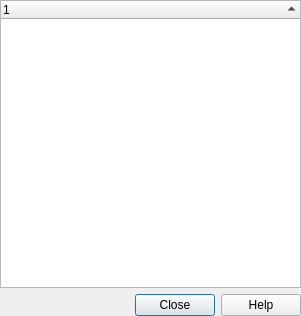
<?xml version="1.0" encoding="UTF-8"?>
<ui version="4.0">
 <class>QgsIdentifyResultsBase</class>
 <widget class="QDialog" name="QgsIdentifyResultsBase">
  <property name="geometry">
   <rect>
    <x>0</x>
    <y>0</y>
    <width>301</width>
    <height>316</height>
   </rect>
  </property>
  <property name="windowTitle">
   <string>Identify Results</string>
  </property>
  <layout class="QVBoxLayout">
   <property name="spacing">
    <number>6</number>
   </property>
   <property name="margin">
    <number>0</number>
   </property>
   <item>
    <widget class="QTreeWidget" name="lstResults">
     <property name="lineWidth">
      <number>2</number>
     </property>
     <property name="alternatingRowColors">
      <bool>true</bool>
     </property>
     <property name="sortingEnabled">
      <bool>true</bool>
     </property>
     <column>
      <property name="text">
       <string notr="true">1</string>
      </property>
     </column>
    </widget>
   </item>
   <item>
    <widget class="QDialogButtonBox" name="buttonBox">
     <property name="standardButtons">
      <set>QDialogButtonBox::Close|QDialogButtonBox::Help</set>
     </property>
    </widget>
   </item>
   <item>
    <layout class="QHBoxLayout">
     <property name="spacing">
      <number>6</number>
     </property>
     <property name="margin">
      <number>0</number>
     </property>
    </layout>
   </item>
  </layout>
 </widget>
 <layoutdefault spacing="6" margin="11"/>
 <resources/>
 <connections>
  <connection>
   <sender>buttonBox</sender>
   <signal>rejected()</signal>
   <receiver>QgsIdentifyResultsBase</receiver>
   <slot>reject()</slot>
   <hints>
    <hint type="sourcelabel">
     <x>261</x>
     <y>298</y>
    </hint>
    <hint type="destinationlabel">
     <x>204</x>
     <y>313</y>
    </hint>
   </hints>
  </connection>
 </connections>
</ui>
